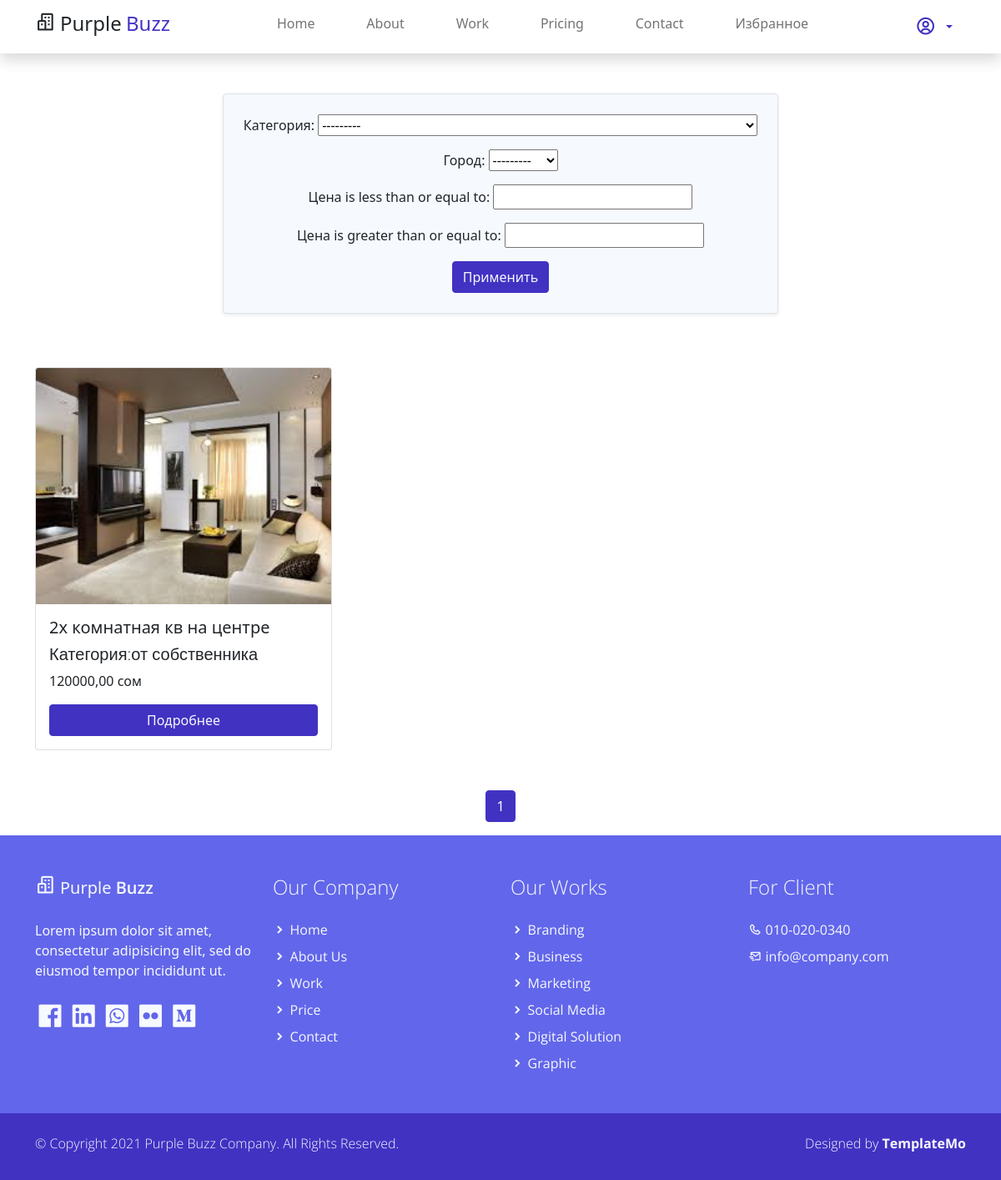
Before: /estates_list/ with the older database file.
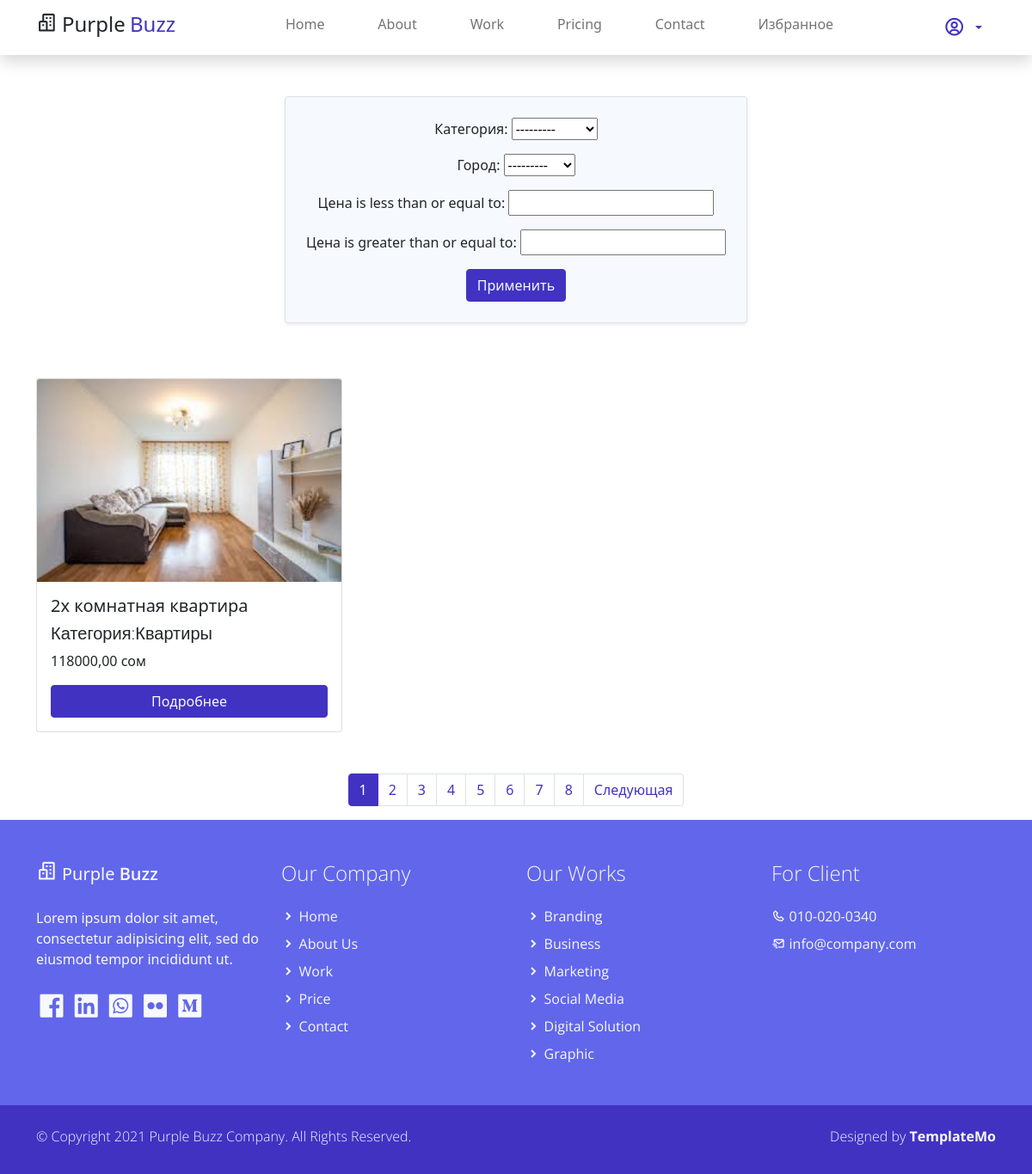
After: the same page with the newer database file.
### product/models.py (models this page shows)
class Estate(models.Model):
    title=models.CharField(max_length=223,verbose_name='Название')
    category = models.ForeignKey(Category, on_delete=models.PROTECT,verbose_name='Категория')
    cover = models.ImageField(upload_to='category_covers', verbose_name='Обложка')
    area=models.DecimalField(decimal_places=1,max_digits=12,verbose_name='Кол-во кв метров')
    city=models.ForeignKey(City,on_delete=models.PROTECT,verbose_name='Город')
    destrict= models.ForeignKey(District,on_delete=models.PROTECT,verbose_name='Район')
    geo=models.TextField()
    price=models.DecimalField(decimal_places=2,max_digits=12,verbose_name='Цена')
    description = models.TextField(verbose_name='Описание')
    promo_video=models.FileField(upload_to='media/product_promo_video',verbose_name='Промо ролик ')
    is_active=models.BooleanField(default=True)
    created_at=models.DateTimeField(auto_now_add=True,verbose_name='Дата создания')
    update_at=models.DateTimeField(auto_now=True,verbose_name='Дата обновления')

class Category(models.Model):
    title=models.CharField(max_length=223,verbose_name='Название')
    cover=models.ImageField(upload_to='media/category_covers')
    parent_category=models.ForeignKey('self',on_delete=models.CASCADE,**NULLABLE,verbose_name='Родительская категория')
    def __str__(self):
        ancestors = []
        category = self
        while category:
            ancestors.append(category.title)
            category = category.parent_category
        return ' > '.join(reversed(ancestors))

### product/views.py (the view)
# urls.py: path('estates_list/', views.estate_list_view, name='estate_list'),
def estate_list_view(request):
    estate=EstateFilter(request.GET,queryset=Estate.objects.filter(is_active=True))
    paginator=Paginator(estate.qs,1)
    page_number=request.GET.get("page")
    page_obj = paginator.get_page(page_number)
    return render(
        request=request,
        template_name='main/estate_list.html',
        context={
            'estates':estate,
            'page_obj': page_obj,
        }
    )

### product/models.py (called while the page is built)
    def __str__(self):
        return self.title

### product/templates/main/estate_list.html (shortened to what this page needs)
{% extends 'base.html' %}
{% load static %}
{% block content %}
<div class="text-center my-5">
  <form method="get" action="." class="d-inline-block p-4 bg-light border rounded shadow-sm">
    <div class="mb-3">
      {{ estates.form.as_p }}
    </div>
    <button type="submit" class="btn btn-primary">Применить</button>
  </form>
</div>
<div class="container">
  <div class="row projects">
    {% for estate in page_obj %}
      <div class="col-md-4 mb-4 project {{ estate.category|lower }}">
        <div class="card h-100">
          <img src="{{ estate.cover.url }}" class="card-img-top" alt="{{ estate.title }}">
          <div class="card-body d-flex flex-column">
            <h5 class="card-title">{{ estate.title }}</h5>
            <h5 class="card-title light-300 text-dark">Категория:{{ estate.category.title }}</h5>
            <p class="card-text">{{ estate.price }} сом</p>
            <a href="{% url 'detail' estate.pk %}" class="btn btn-primary mt-auto">Подробнее</a>
          </div>
        </div>
      </div>
    {% empty %}
      <p class="text-center"></p>
    {% endfor %}
  </div>
</div>
<div class="d-flex justify-content-center mt-4">
  <ul class="pagination">
    {% for num in page_obj.paginator.page_range %}
      {% if page_obj.number == num %}
        <li class="page-item active"><span class="page-link">{{ num }}</span></li>
      {% else %}
        <li class="page-item">
          <a class="page-link" href="?{% if estates.form.data %}{{ estates.form.data.urlencode }}&{% endif %}page={{ num }}">{{ num }}</a>
        </li>
      {% endif %}
    {% endfor %}
    {% if page_obj.has_next %}
      <li class="page-item">
        <a class="page-link" href="?{% if estates.form.data %}{{ estates.form.data.urlencode }}&{% endif %}page={{ page_obj.next_page_number }}">Следующая</a>
      </li>
    {% endif %}
  </ul>
</div>
{% endblock %}

Changed rows visible on the page:
changed Estate: cover: a different picture; title "2х комнатная кв на центре" → "2х комнатная квартира"; category "от собственника" → "Квартиры"; price "120000,00" → "118000,00"
Other visible differences:
new list line: "2"
new list line: "3"
new list line: "4"
new list line: "5"
new list line: "6"
new list line: "7"
new list line: "8"
text now shown: "Следующая"
